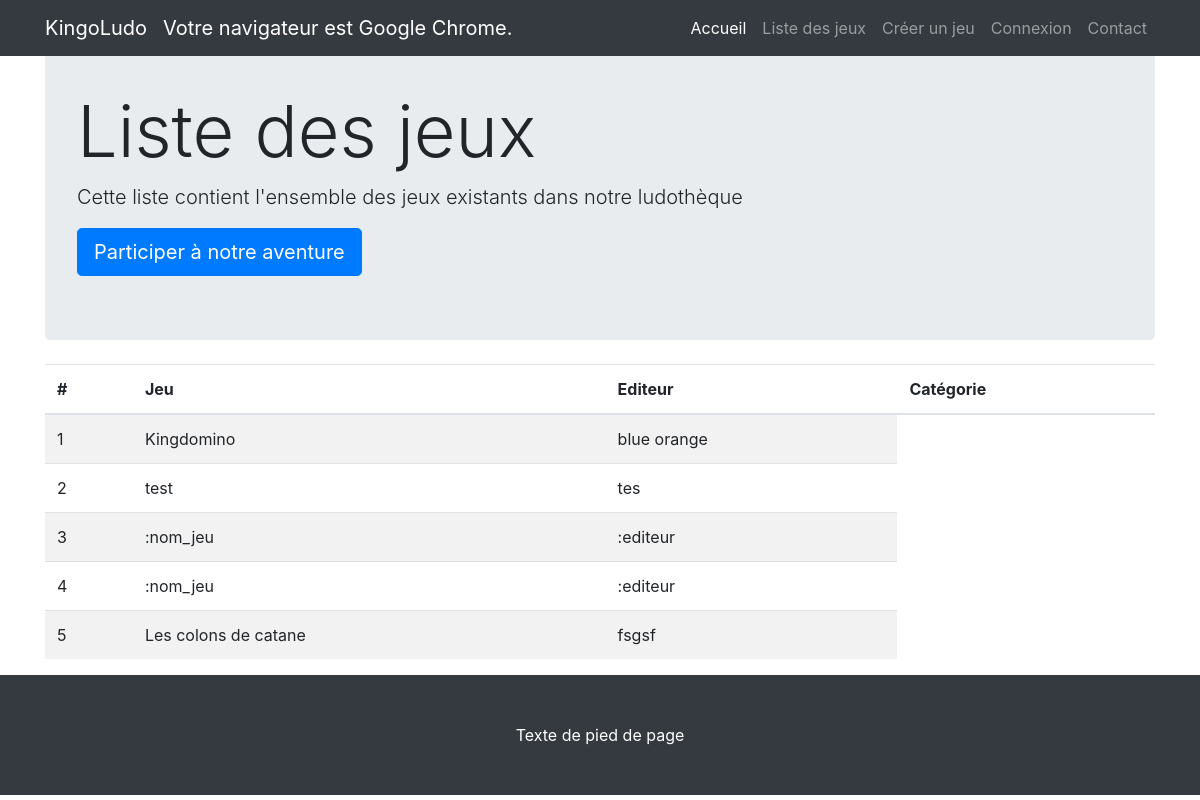
/liste-jeux.php, run on the app's committed database.
### tables this page shows
CREATE TABLE `jeux` (
  `id` int(24) NOT NULL,
  `nom_jeu` varchar(256) NOT NULL,
  `editeur` varchar(128) NOT NULL,
  `annee` year(4) NOT NULL,
  `photo` varchar(512) NOT NULL,
  `descriptif` varchar(2048) NOT NULL,
  `categorie` varchar(128) NOT NULL,
  `duree` varchar(128) NOT NULL,
  `nombre_joueur` varchar(128) NOT NULL
);

### includes/variables.php (called while the page is built, shortened)
<?php
$titre_application = 'KingoLudo';
$nom_home = 'Accueil';
$nom_liste = 'Liste des jeux';
$nom_connexion = 'Connexion';
$nom_contact = 'Contact';
$nom_creer = 'Créer un jeu';
$inscription = 'Participer à notre aventure';
$description_liste = 'Cette liste contient l\'ensemble des jeux existants dans notre ludothèque';
$colonne_jeu = 'Jeu';
$colonne_editeur = 'Editeur';
$colonne_categorie = 'Catégorie';
$footer_texte = 'Texte de pied de page ';
 ?>

### liste-jeux.php (the view)
<?php include_once('includes/header.php');
?>
    <div class="container">
      <header class="jumbotron my-4">
        <h1 class="display-3"><?php echo $nom_liste;?></h1>
        <p class="lead"><?php echo $description_liste;?></p>
        <a href="#" class="btn btn-primary btn-lg"><?php echo $inscription; ?></a>
      </header>
        <table id="liste-jeux" class="table table-striped">
          <thead>
            <tr>
              <th scope="col">#</th>
              <th scope="col"><?php echo $colonne_jeu;?></th>
              <th scope="col"><?php echo $colonne_editeur;?></th>
              <th scope="col"><?php echo $colonne_categorie;?></th>
            </tr>
          </thead>
          <tbody>
            <?php
            require_once('includes/connect.php');
            $dsn = 'mysql:dbname='.$db.';host='.$hote;
            try{
              $connexion = new PDO($dsn, $user_db, $password_db);
            }
            catch(PDOExecption $e){
              printf("Echec de la connexion : %s\n", $e->getMesage());
              exit();
            }
            $liste_jeux_sql = 'SELECT * FROM jeux';
            if(!$connexion->query($liste_jeux_sql)){
              echo 'Problème sur la requête de la liste de jeux';
            }
            else {
              foreach($connexion->query($liste_jeux_sql) as $jeu){
                echo '<tr>';
                echo '<td>'.$jeu['id'].'</td>';
                echo '<td>'.$jeu['nom_jeu'].'</td>';
                echo '<td>'.$jeu['editeur'].'</td>';
                echo '</tr>';
              }
            }
            ?>
          </tbody>
        </table>
    </div>
<?php include_once('includes/footer.php'); ?>

### includes/header.php (shortened to what this page needs)
<?php include_once('variables.php');
if(strpos($_SERVER['HTTP_USER_AGENT'],'Trident') || strpos($_SERVER['HTTP_USER_AGENT'],'Edge')){
  $navigateur_utilise = 'Internet Explorer';
}
elseif(strpos($_SERVER['HTTP_USER_AGENT'],'Firefox')){
  $navigateur_utilise = 'Mozilla Firefox';
}
elseif(strpos($_SERVER['HTTP_USER_AGENT'],'Chrome')){
  $navigateur_utilise = 'Google Chrome';
}
else {
  $navigateur_utilise = 'Inconnu';
}
?>
<!DOCTYPE html>
<html lang="en">
  <head>
    <link rel="stylesheet" href="https://maxcdn.bootstrapcdn.com/bootstrap/4.0.0/css/bootstrap.min.css">
    <link rel="stylesheet" href="https://cdn.datatables.net/1.10.16/css/dataTables.bootstrap.min.css">
    <link href="css/kingoludo.css" rel="stylesheet">
  </head>
  <body>
    <nav class="navbar navbar-expand-lg navbar-dark bg-dark fixed-top">
      <div class="container">
        <a class="navbar-brand" href="#"><?php echo $titre_application; ?></a>
        <span class="navbar-brand">Votre navigateur est <?php echo $navigateur_utilise;?>.</span>
        <div class="collapse navbar-collapse" id="navbarResponsive">
          <ul class="navbar-nav ml-auto">
            <li class="nav-item active">
              <a class="nav-link" href="index.php"><?php echo $nom_home; ?>
              </a>
            </li>
            <li class="nav-item">
              <a class="nav-link" href="liste-jeux.php"><?php echo $nom_liste;?></a>
            </li>
            <li class="nav-item">
              <a class="nav-link" href="creer_jeu.php"><?php echo $nom_creer;?></a>
            </li>
            <li class="nav-item">
              <a class="nav-link" href="connexion.php"><?php echo $nom_connexion;?></a>
            </li>
            <li class="nav-item">
              <a class="nav-link" href="contact.php"><?php echo $nom_contact;?></a>
            </li>
          </ul>
        </div>
      </div>
    </nav>

### includes/footer.php (shortened to what this page needs)
<footer class="py-5 bg-dark">
  <div class="container">
    <p class="m-0 text-center text-white"><?php echo $footer_texte; ?></p>
  </div>
</footer>
</body>
</html>

### data on the page
jeux: id "1", nom_jeu "Kingdomino", editeur "blue orange"
jeux: id "2", nom_jeu "test", editeur "tes"
jeux: id "3", nom_jeu ":nom_jeu", editeur ":editeur"
jeux: id "4", nom_jeu ":nom_jeu", editeur ":editeur"
jeux: id "5", nom_jeu "Les colons de catane", editeur "fsgsf"

### other printed values
$titre_application "KingoLudo"
$navigateur_utilise "Google Chrome"
$nom_home "Accueil"
$nom_liste "Liste des jeux"
$nom_creer "Créer un jeu"
$nom_connexion "Connexion"
$nom_contact "Contact"
$description_liste "Cette liste contient l'ensemble des jeux existants dans notre ludothèque"
$inscription "Participer à notre aventure"
$colonne_jeu "Jeu"
$colonne_editeur "Editeur"
$colonne_categorie "Catégorie"
$footer_texte "Texte de pied de page"
